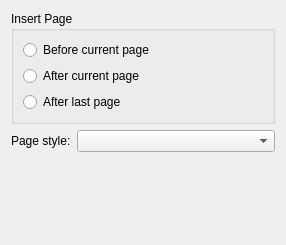
<?xml version="1.0" encoding="UTF-8"?>
<ui version="4.0">
 <class>KWInsertPageDialog</class>
 <widget class="QWidget" name="KWInsertPageDialog">
  <property name="geometry">
   <rect>
    <x>0</x>
    <y>0</y>
    <width>286</width>
    <height>245</height>
   </rect>
  </property>
  <layout class="QVBoxLayout" name="verticalLayout_2">
   <item>
    <widget class="QGroupBox" name="groupBox">
     <property name="title">
      <string>Insert Page</string>
     </property>
     <layout class="QVBoxLayout" name="verticalLayout">
      <item>
       <widget class="QRadioButton" name="beforeCurrent">
        <property name="text">
         <string>Before current page</string>
        </property>
       </widget>
      </item>
      <item>
       <widget class="QRadioButton" name="afterCurrent">
        <property name="text">
         <string>After current page</string>
        </property>
       </widget>
      </item>
      <item>
       <widget class="QRadioButton" name="afterLast">
        <property name="text">
         <string>After last page</string>
        </property>
       </widget>
      </item>
     </layout>
    </widget>
   </item>
   <item>
    <layout class="QHBoxLayout" name="horizontalLayout">
     <item>
      <widget class="QLabel" name="label">
       <property name="sizePolicy">
        <sizepolicy hsizetype="Fixed" vsizetype="Preferred">
         <horstretch>0</horstretch>
         <verstretch>0</verstretch>
        </sizepolicy>
       </property>
       <property name="text">
        <string>Page style:</string>
       </property>
      </widget>
     </item>
     <item>
      <widget class="QComboBox" name="pageStyle"/>
     </item>
    </layout>
   </item>
   <item>
    <spacer name="verticalSpacer">
     <property name="orientation">
      <enum>Qt::Vertical</enum>
     </property>
     <property name="sizeHint" stdset="0">
      <size>
       <width>20</width>
       <height>1</height>
      </size>
     </property>
    </spacer>
   </item>
  </layout>
 </widget>
 <resources/>
 <connections/>
</ui>
